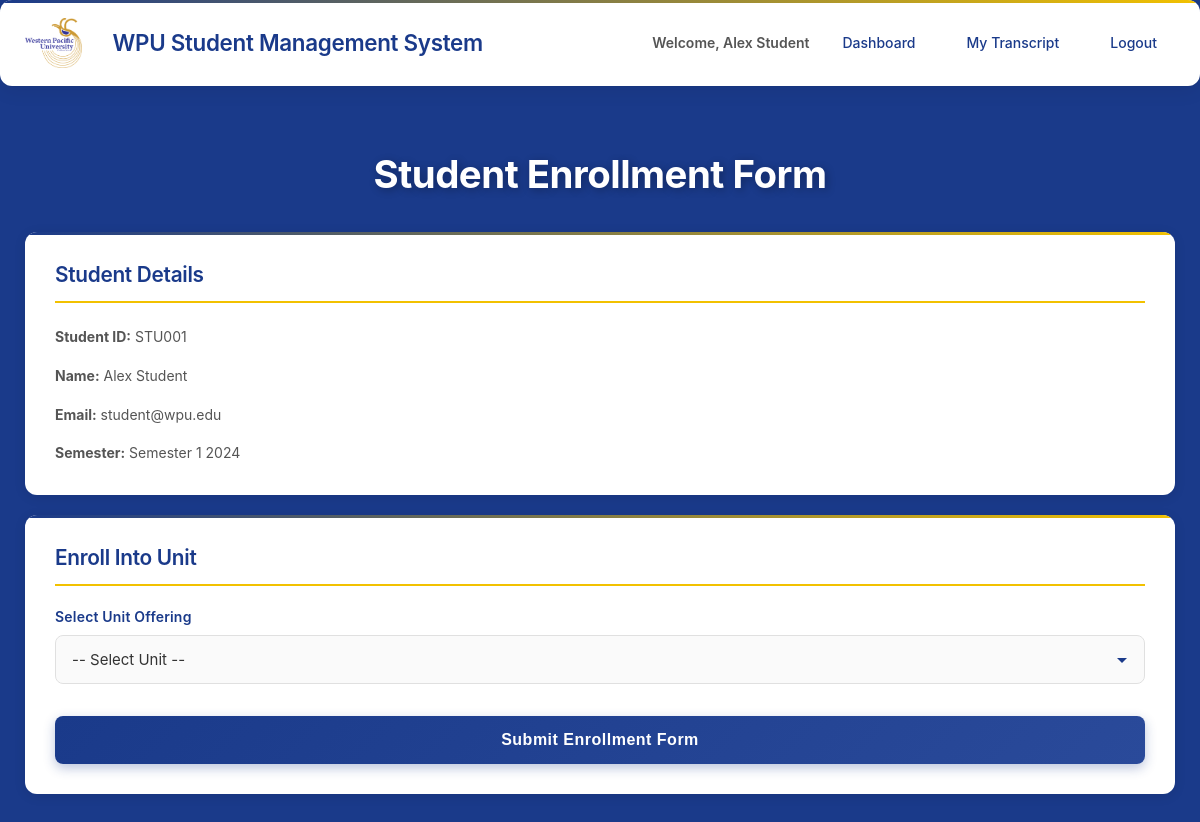
Page /enrollment_form.php (signed in) on the committed database.
### tables this page shows
CREATE TABLE students (
    student_id VARCHAR(20) PRIMARY KEY,
    name VARCHAR(100) NOT NULL,
    gender ENUM('Male', 'Female', 'Other') NOT NULL,
    address TEXT,
    contact_number VARCHAR(20),
    email VARCHAR(100) UNIQUE NOT NULL,
    password VARCHAR(255) NOT NULL,
    created_at TIMESTAMP DEFAULT CURRENT_TIMESTAMP
);

### enrollment_form.php (the view, shortened to what this page needs)
<?php
$student_id = $_SESSION['user_id'];
$conn = getDBConnection();
$current_semester = 'Semester 1';
$current_year = 2024;
$student_sql = "SELECT student_id, name, email FROM students WHERE student_id = ?";
$student_stmt = $conn->prepare($student_sql);
$student_stmt->bind_param("s", $student_id);
$student_stmt->execute();
$student = $student_stmt->get_result()->fetch_assoc();
$units_sql = "SELECT uo.offering_id, u.unit_code, u.unit_name, uo.semester, uo.year
              FROM unit_offerings uo
              JOIN units u ON uo.unit_code = u.unit_code
              WHERE uo.semester = ? AND uo.year = ?
              AND uo.offering_id NOT IN (
                SELECT offering_id FROM enrollments WHERE student_id = ?
              )
              ORDER BY u.unit_code";
$units_stmt = $conn->prepare($units_sql);
$units_stmt->bind_param("sis", $current_semester, $current_year, $student_id);
$units_stmt->execute();
$available_units = $units_stmt->get_result()->fetch_all(MYSQLI_ASSOC);
?>
<!DOCTYPE html>
<html lang="en">
<head>
    <link rel="stylesheet" href="assets/css/style.css">
</head>
<body>
    <nav class="navbar">
        <div class="nav-container">
            <div class="nav-logo">
                <img src="assets/image/WPU-Logo-Main.png" alt="WPU Logo" class="navbar-logo">
            </div>
            <h2>WPU Student Management System</h2>
            <div class="nav-links">
                <span>Welcome, <?php echo htmlspecialchars($_SESSION['user_name']); ?></span>
                <a href="dashboard.php">Dashboard</a>
                <a href="transcript.php">My Transcript</a>
                <a href="logout.php">Logout</a>
            </div>
        </div>
    </nav>
    <div class="container">
        <h1>Student Enrollment Form</h1>
        <div class="card" style="margin-bottom: 20px;">
            <h3>Student Details</h3>
            <p><strong>Student ID:</strong> <?php echo htmlspecialchars($student['student_id'] ?? ''); ?></p>
            <p><strong>Name:</strong> <?php echo htmlspecialchars($student['name'] ?? ''); ?></p>
            <p><strong>Email:</strong> <?php echo htmlspecialchars($student['email'] ?? ''); ?></p>
            <p><strong>Semester:</strong> <?php echo htmlspecialchars($current_semester . ' ' . $current_year); ?></p>
        </div>
        <div class="card">
            <h3>Enroll Into Unit</h3>
            <?php if (!empty($available_units)): ?>
                <form method="POST" action="">
                    <div class="form-group">
                        <label for="offering_id">Select Unit Offering</label>
                        <select name="offering_id" id="offering_id" required>
                            <option value="">-- Select Unit --</option>
                        </select>
                    </div>
                    <button type="submit" class="btn btn-primary">Submit Enrollment Form</button>
                </form>
            <?php else: ?>
                <p>No available units for enrollment in the current semester.</p>
            <?php endif; ?>
        </div>
    </div>
</body>
</html>

### assets/css/style.css (style rules this page uses)
* { margin: 0; padding: 0; box-sizing: border-box; }
body { font-family: -apple-system, BlinkMacSystemFont, 'Segoe UI', 'Roboto', 'Oxygen', 'Ubuntu', 'Cantarell', 'Fira Sans', 'Droid Sans', 'Helvetica Neue', sans-serif; background: #1A3A8A; min-height: 100vh; padding: 0; margin: 0; color: #333; -webkit-font-smoothing: antialiased; -moz-osx-font-smoothing: grayscale; }
.container { width: 100%; max-width: 1400px; margin: 0 auto; padding: 30px 25px; }
.navbar { background: #fff; box-shadow: 0 4px 20px rgba(0,0,0,0.08), 0 0 0 1px rgba(0,0,0,0.04); margin-bottom: 35px; border-radius: 12px; padding: 18px 25px; position: relative; overflow: hidden; }
.navbar::before { content: ''; position: absolute; top: 0; left: 0; right: 0; height: 3px; background: linear-gradient(90deg, #1A3A8A 0%, #F2C100 100%); }
.nav-container { display: flex; justify-content: space-between; align-items: center; flex-wrap: wrap; gap: 15px; }
.nav-logo { display: flex; align-items: center; flex-shrink: 0; }
.navbar-logo { max-height: 50px; max-width: 120px; width: auto; height: auto; object-fit: contain; margin-right: 15px; display: block; }
.navbar h2 { color: #1A3A8A; margin: 0; flex: 1; min-width: 200px; font-size: 1.4em; font-weight: 600; letter-spacing: -0.3px; }
.nav-links { display: flex; gap: 15px; align-items: center; flex-wrap: wrap; }
.nav-links a { color: #1A3A8A; text-decoration: none; padding: 10px 18px; border-radius: 8px; transition: all 0.3s cubic-bezier(0.4, 0, 0.2, 1); font-weight: 500; font-size: 14px; position: relative; }
.nav-links span { color: #555; font-weight: 600; font-size: 14px; padding: 8px 0; }
.card { background: white; padding: 30px; border-radius: 12px; box-shadow: 0 2px 12px rgba(0,0,0,0.1); margin-bottom: 0; transition: all 0.3s cubic-bezier(0.4, 0, 0.2, 1); position: relative; overflow: hidden; display: flex; flex-direction: column; }
.card::before { content: ''; position: absolute; top: 0; left: 0; right: 0; height: 3px; background: linear-gradient(90deg, #1A3A8A 0%, #F2C100 100%); }
.card h3 { color: #1A3A8A; margin-bottom: 22px; border-bottom: 2px solid #F2C100; padding-bottom: 14px; font-size: 1.3em; font-weight: 600; letter-spacing: -0.3px; flex-shrink: 0; }
.card p { color: #555; line-height: 1.7; font-size: 14px; margin-bottom: 15px; }
.card p:last-child { margin-bottom: 0; }
.form-group { margin-bottom: 24px; width: 100%; }
.form-group label { display: block; margin-bottom: 10px; color: #1A3A8A; font-weight: 600; font-size: 14px; letter-spacing: 0.2px; }
.form-group input, .form-group select, .form-group textarea { width: 100%; padding: 14px 16px; border: 1.5px solid #e0e0e0; border-radius: 8px; font-size: 15px; transition: all 0.3s cubic-bezier(0.4, 0, 0.2, 1); background: #fafafa; color: #333; font-family: inherit; }
.form-group select { cursor: pointer; appearance: none; background-repeat: no-repeat; background-position: right 16px center; padding-right: 40px; }
.btn { display: inline-block; padding: 10px 20px; border: none; border-radius: 5px; cursor: pointer; text-decoration: none; font-size: 14px; transition: all 0.3s; text-align: center; }
.btn-primary { background: linear-gradient(135deg, #1A3A8A 0%, #2A4A9A 100%); color: white; width: 100%; padding: 15px 20px; font-size: 16px; font-weight: 600; letter-spacing: 0.5px; margin-top: 8px; border: none; border-radius: 8px; cursor: pointer; transition: all 0.3s cubic-bezier(0.4, 0, 0.2, 1); box-shadow: 0 4px 12px rgba(26, 58, 138, 0.3); position: relative; overflow: hidden; }
.btn-primary::before { content: ''; position: absolute; top: 0; left: -100%; width: 100%; height: 100%; background: linear-gradient(90deg, transparent, rgba(255,255,255,0.2), transparent); transition: left 0.5s; }
h1 { color: white; margin-bottom: 35px; text-shadow: 2px 2px 8px rgba(0,0,0,0.3); font-size: 2.4em; font-weight: 700; letter-spacing: -0.5px; text-align: center; }

### rows in the picture
students: student_id "STU001", name "Alex Student", email "student@wpu.edu"

### other values in the picture
$_SESSION['user_name'] "Alex Student"
$current_semester . ' ' . $current_year "Semester 1 2024"
